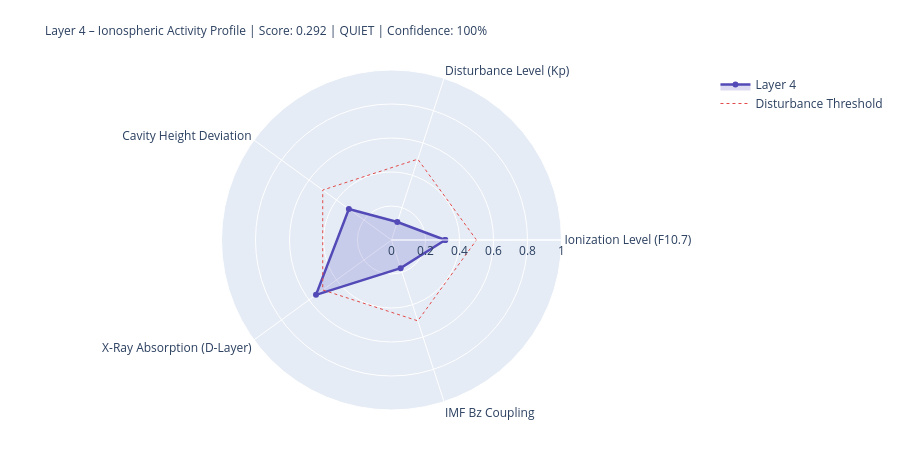

The cell this chart's notebook holds for it:
### Markdown cell above
---
## 4. State Assessment & Handoff to Layer 5

### Code cell
# ============================================================
# LAYER-4-SCORE
# ============================================================

COMPONENTS = {
    'Ionization Level (F10.7)':    {'score': ioniz,       'source': 'primary' if f107_now else 'from_layer0', 'dynamic': True},
    'Disturbance Level (Kp)':          {'score': disturb,     'source': 'primary' if kp_now   else 'from_layer0', 'dynamic': True},
    'Cavity Height Deviation':    {'score': h_dev,       'source': 'derived',                                'dynamic': True},
    'X-Ray Absorption (D-Layer)':{'score': xray_ioniz,  'source': 'primary' if xray_now else 'missing',     'dynamic': True},
    'IMF Bz Coupling':             {'score': bz_coupling, 'source': 'primary' if bz_now   else 'from_layer0', 'dynamic': True},
}

available    = {k: v['score'] for k, v in COMPONENTS.items() if v['score'] is not None}
unavailable  = [k for k, v in COMPONENTS.items() if v['score'] is None]
layer4_score = round(sum(available.values()) / len(available), 4) if available else None
confidence   = round(len(available) / len(COMPONENTS), 2)
level = ('unknown' if layer4_score is None
         else 'quiet'   if layer4_score < 0.3
         else 'moderate' if layer4_score < 0.6
         else 'active')
dominant_l4 = max(available, key=available.get) if available else 'none'

# Resonance delta for Schumann SR-1
sr1_ref = schumann_freq(1, 80.0)
sr1_now = schumann_freq(1, h_eff)
sr1_delta_mhz = (sr1_now - sr1_ref) * 1000

# Propagation conditions
prop_cond = ('disturbed'   if kp_val > 4
             else 'unsettled' if kp_val > 2
             else 'normal')
if xray_class in ['X', 'M']:
    prop_cond = 'Radio-Blackout moeglich'

W = 68
print('=' * W)
print('LAYER 4 – IONOSPHERE – STATE ASSESSMENT')
print('=' * W)
for name, comp in COMPONENTS.items():
    s = comp['score']
    if s is not None:
        bar = '█' * int(s * 20) + '░' * (20 - int(s * 20))
        print(f'  {name:<36} {bar}  {s:.3f}  [{comp["source"]}]')
    else:
        print(f'  {name:<36} {"─" * 20}  n/a   [missing]')
print('-' * W)
print(f'  Score:          {layer4_score:.3f}  ({len(available)}/{len(COMPONENTS)} components)')
print(f'  Confidence:     {confidence:.0%}')
print(f'  Level:          {level.upper()}')
print(f'  Dominant:       {dominant_l4}')
print(f'  Cavity height:  {h_eff:.1f} km  (Ref: 80.0 km)')
print(f'  SR-1:           {sr1_now:.3f} Hz  (Δ {sr1_delta_mhz:+.1f} mHz vs. ref)')
print(f'  Propagation:    {prop_cond}')
print(f'  X-Ray:          {xray_class}-class  ({xray_now:.2e} W/m²)' if xray_now else '  X-Ray:          n/a')
print('=' * W)

# Radar
cats   = list(available.keys())
vals_r = list(available.values())
if len(cats) >= 3:
    fig = go.Figure()
    fig.add_trace(go.Scatterpolar(
        r=vals_r + [vals_r[0]], theta=cats + [cats[0]],
        fill='toself', fillcolor='rgba(83,74,183,0.20)',
        line=dict(color='#534AB7', width=2.5), name='Layer 4'
    ))
    fig.add_trace(go.Scatterpolar(
        r=[0.5] * (len(cats)+1), theta=cats + [cats[0]],
        line=dict(color='#E24B4A', dash='dot', width=1),
        mode='lines', name='Disturbance Threshold'
    ))
    fig.update_layout(
        title=dict(
            text=f'Layer 4 – Ionospheric Activity Profile | Score: {layer4_score:.3f} | {level.upper()} | Confidence: {confidence:.0%}',
            font=dict(size=12)
        ),
        polar=dict(radialaxis=dict(visible=True, range=[0, 1])),
        height=450, showlegend=True,
        margin=dict(l=80, r=80, t=70, b=40)
    )
    fig.show()

### Figure 1 — Plotly figure (JSON) as saved in the notebook; plotly's stock layout.template omitted (floating-point values rounded to 4 significant figures)
{"data": [{"fill": "toself", "fillcolor": "rgba(83,74,183,0.20)", "line": {"color": "#534AB7", "width": 2.5}, "name": "Layer 4", "r": [0.316, 0.111, 0.31, 0.549, 0.174, 0.316], "theta": ["Ionization Level (F10.7)", "Disturbance Level (Kp)", "Cavity Height Deviation", "X-Ray Absorption (D-Layer)", "IMF Bz Coupling", "Ionization Level (F10.7)"], "type": "scatterpolar"}, {"line": {"color": "#E24B4A", "dash": "dot", "width": 1}, "mode": "lines", "name": "Disturbance Threshold", "r": [0.5, 0.5, 0.5, 0.5, 0.5, 0.5], "theta": ["Ionization Level (F10.7)", "Disturbance Level (Kp)", "Cavity Height Deviation", "X-Ray Absorption (D-Layer)", "IMF Bz Coupling", "Ionization Level (F10.7)"], "type": "scatterpolar"}], "layout": {"height": 450, "margin": {"b": 40, "l": 80, "r": 80, "t": 70}, "polar": {"radialaxis": {"range": [0, 1], "visible": true}}, "showlegend": true, "title": {"font": {"size": 12}, "text": "Layer 4 – Ionospheric Activity Profile | Score: 0.292 | QUIET | Confidence: 100%"}}}
